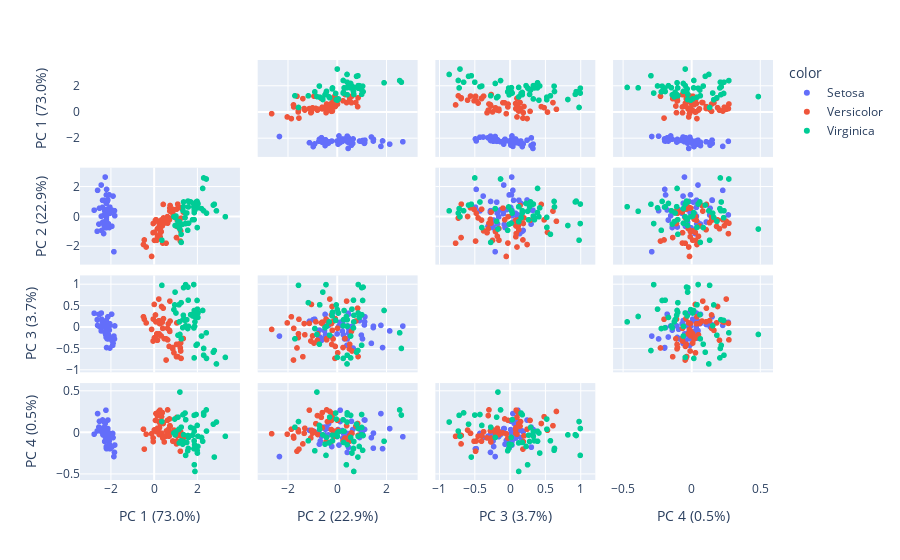

Notebook code cell kept with this figure:
### Markdown cell above
> From here on you need to have `plotly` installed

Plot scatter matrix to see clusters in the various principal components

### Code cell
import plotly.express as px

labels = {
    str(i): f"PC {i+1} ({var:.1f}%)"
    for i, var in enumerate(pca.explained_variance_ratio_ * 100)
}

fig = px.scatter_matrix(
    iris_pca,
    labels=labels,
    dimensions=range(4),
    color=pc_df["Variety"]
)

fig.update_traces(diagonal_visible=False)

fig
